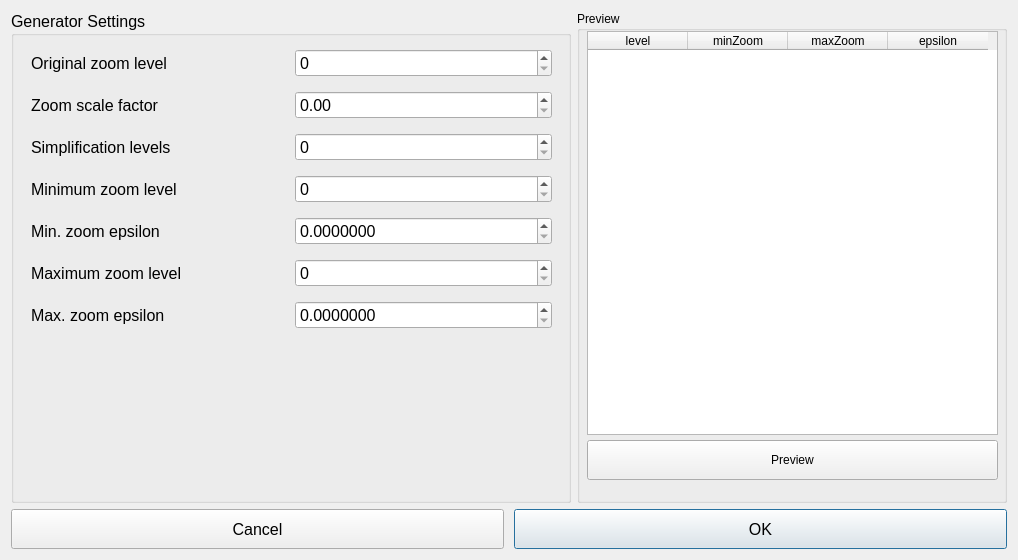
<?xml version="1.0" encoding="UTF-8"?>
<ui version="4.0">
 <class>GeneratorSettingsDialog</class>
 <widget class="QDialog" name="GeneratorSettingsDialog">
  <property name="windowModality">
   <enum>Qt::WindowModal</enum>
  </property>
  <property name="geometry">
   <rect>
    <x>0</x>
    <y>0</y>
    <width>1018</width>
    <height>560</height>
   </rect>
  </property>
  <property name="sizePolicy">
   <sizepolicy hsizetype="Fixed" vsizetype="Fixed">
    <horstretch>0</horstretch>
    <verstretch>0</verstretch>
   </sizepolicy>
  </property>
  <property name="windowTitle">
   <string>Settings</string>
  </property>
  <property name="modal">
   <bool>true</bool>
  </property>
  <layout class="QGridLayout" name="gridLayout_4">
   <item row="0" column="0">
    <layout class="QGridLayout" name="gridLayout_3" rowstretch="3,0">
     <property name="sizeConstraint">
      <enum>QLayout::SetFixedSize</enum>
     </property>
     <property name="spacing">
      <number>-1</number>
     </property>
     <item row="0" column="0">
      <widget class="QGroupBox" name="groupBox_2">
       <property name="sizePolicy">
        <sizepolicy hsizetype="Fixed" vsizetype="Preferred">
         <horstretch>0</horstretch>
         <verstretch>0</verstretch>
        </sizepolicy>
       </property>
       <property name="minimumSize">
        <size>
         <width>560</width>
         <height>0</height>
        </size>
       </property>
       <property name="baseSize">
        <size>
         <width>300</width>
         <height>0</height>
        </size>
       </property>
       <property name="font">
        <font>
         <pointsize>12</pointsize>
        </font>
       </property>
       <property name="title">
        <string>Generator Settings</string>
       </property>
       <widget class="QWidget" name="formLayoutWidget">
        <property name="geometry">
         <rect>
          <x>20</x>
          <y>30</y>
          <width>521</width>
          <height>301</height>
         </rect>
        </property>
        <layout class="QGridLayout" name="gridLayout">
         <item row="4" column="0">
          <widget class="QLabel" name="zoomScaleFactorLabel">
           <property name="font">
            <font>
             <pointsize>12</pointsize>
            </font>
           </property>
           <property name="text">
            <string>Zoom scale factor</string>
           </property>
          </widget>
         </item>
         <item row="6" column="0">
          <widget class="QLabel" name="simplificationLevelsLabel">
           <property name="font">
            <font>
             <pointsize>12</pointsize>
            </font>
           </property>
           <property name="text">
            <string>Simplification levels</string>
           </property>
          </widget>
         </item>
         <item row="8" column="0">
          <widget class="QLabel" name="minimumZoomLevelLabel">
           <property name="font">
            <font>
             <pointsize>12</pointsize>
            </font>
           </property>
           <property name="text">
            <string>Minimum zoom level</string>
           </property>
          </widget>
         </item>
         <item row="10" column="0">
          <widget class="QLabel" name="minZoomEpsilonLabel">
           <property name="font">
            <font>
             <pointsize>12</pointsize>
            </font>
           </property>
           <property name="text">
            <string>Min. zoom epsilon</string>
           </property>
          </widget>
         </item>
         <item row="12" column="0">
          <widget class="QLabel" name="maximumZoomLevelLabel">
           <property name="font">
            <font>
             <pointsize>12</pointsize>
            </font>
           </property>
           <property name="text">
            <string>Maximum zoom level</string>
           </property>
          </widget>
         </item>
         <item row="14" column="0">
          <widget class="QLabel" name="maxZoomEpsilonLabel">
           <property name="font">
            <font>
             <pointsize>12</pointsize>
            </font>
           </property>
           <property name="text">
            <string>Max. zoom epsilon</string>
           </property>
          </widget>
         </item>
         <item row="4" column="1">
          <widget class="QDoubleSpinBox" name="zoomScaleFactorDoubleSpinBox">
           <property name="font">
            <font>
             <pointsize>12</pointsize>
            </font>
           </property>
           <property name="toolTip">
            <string>Scale factor for zoom level when
zooming in/out</string>
           </property>
           <property name="decimals">
            <number>2</number>
           </property>
           <property name="maximum">
            <double>100.000000000000000</double>
           </property>
           <property name="singleStep">
            <double>0.100000000000000</double>
           </property>
          </widget>
         </item>
         <item row="6" column="1">
          <widget class="QSpinBox" name="simplificationLevelsSpinBox">
           <property name="font">
            <font>
             <pointsize>12</pointsize>
            </font>
           </property>
           <property name="toolTip">
            <string>Number of simplification levels
(base level excluded)</string>
           </property>
          </widget>
         </item>
         <item row="8" column="1">
          <widget class="QSpinBox" name="minimumZoomLevelSpinBox">
           <property name="font">
            <font>
             <pointsize>12</pointsize>
            </font>
           </property>
           <property name="toolTip">
            <string>Lower limit for zoom level.  The smallest zoom
level will have 0 as minZoom and this as
maxZoom.</string>
           </property>
           <property name="maximum">
            <number>5000000</number>
           </property>
          </widget>
         </item>
         <item row="10" column="1">
          <widget class="QDoubleSpinBox" name="minZoomEpsilonDoubleSpinBox">
           <property name="font">
            <font>
             <pointsize>12</pointsize>
            </font>
           </property>
           <property name="toolTip">
            <string>Simplification factor for minimum zoom level =
heaviest simplification</string>
           </property>
           <property name="decimals">
            <number>7</number>
           </property>
           <property name="singleStep">
            <double>1.000000000000000</double>
           </property>
          </widget>
         </item>
         <item row="12" column="1">
          <widget class="QSpinBox" name="maximumZoomLevelSpinBox">
           <property name="font">
            <font>
             <pointsize>12</pointsize>
            </font>
           </property>
           <property name="toolTip">
            <string>Upper limit for zoom level. The last level
will have this level as minZoom and
unlimited maxZoom.</string>
           </property>
           <property name="maximum">
            <number>5000000</number>
           </property>
          </widget>
         </item>
         <item row="14" column="1">
          <widget class="QDoubleSpinBox" name="maxZoomEpsilonDoubleSpinBox">
           <property name="font">
            <font>
             <pointsize>12</pointsize>
            </font>
           </property>
           <property name="toolTip">
            <string>Simplification factor for maximum zoom level =
smallest amount of simplification</string>
           </property>
           <property name="decimals">
            <number>7</number>
           </property>
          </widget>
         </item>
         <item row="3" column="0">
          <widget class="QLabel" name="originalZoomLabel">
           <property name="font">
            <font>
             <pointsize>12</pointsize>
            </font>
           </property>
           <property name="text">
            <string>Original zoom level</string>
           </property>
          </widget>
         </item>
         <item row="3" column="1">
          <widget class="QSpinBox" name="originalZoomSpinBox">
           <property name="font">
            <font>
             <pointsize>12</pointsize>
            </font>
           </property>
           <property name="toolTip">
            <string>Starting zoom level</string>
           </property>
           <property name="maximum">
            <number>5000000</number>
           </property>
          </widget>
         </item>
        </layout>
       </widget>
      </widget>
     </item>
     <item row="0" column="1">
      <widget class="QGroupBox" name="groupBox_3">
       <property name="sizePolicy">
        <sizepolicy hsizetype="Expanding" vsizetype="Expanding">
         <horstretch>0</horstretch>
         <verstretch>0</verstretch>
        </sizepolicy>
       </property>
       <property name="autoFillBackground">
        <bool>true</bool>
       </property>
       <property name="title">
        <string>Preview</string>
       </property>
       <widget class="QWidget" name="verticalLayoutWidget">
        <property name="geometry">
         <rect>
          <x>10</x>
          <y>20</y>
          <width>411</width>
          <height>451</height>
         </rect>
        </property>
        <layout class="QVBoxLayout" name="verticalLayout">
         <property name="spacing">
          <number>5</number>
         </property>
         <property name="sizeConstraint">
          <enum>QLayout::SetDefaultConstraint</enum>
         </property>
         <property name="bottomMargin">
          <number>2</number>
         </property>
         <item>
          <widget class="QTableWidget" name="previewTableWidget">
           <property name="sizePolicy">
            <sizepolicy hsizetype="Maximum" vsizetype="Minimum">
             <horstretch>0</horstretch>
             <verstretch>0</verstretch>
            </sizepolicy>
           </property>
           <property name="minimumSize">
            <size>
             <width>0</width>
             <height>400</height>
            </size>
           </property>
           <property name="maximumSize">
            <size>
             <width>50000</width>
             <height>50000</height>
            </size>
           </property>
           <property name="autoFillBackground">
            <bool>true</bool>
           </property>
           <property name="editTriggers">
            <set>QAbstractItemView::NoEditTriggers</set>
           </property>
           <property name="columnCount">
            <number>4</number>
           </property>
           <attribute name="verticalHeaderVisible">
            <bool>false</bool>
           </attribute>
           <column>
            <property name="text">
             <string>level</string>
            </property>
           </column>
           <column>
            <property name="text">
             <string>minZoom</string>
            </property>
           </column>
           <column>
            <property name="text">
             <string>maxZoom</string>
            </property>
           </column>
           <column>
            <property name="text">
             <string>epsilon</string>
            </property>
           </column>
          </widget>
         </item>
         <item>
          <widget class="QPushButton" name="actionPreview">
           <property name="sizePolicy">
            <sizepolicy hsizetype="Preferred" vsizetype="Fixed">
             <horstretch>0</horstretch>
             <verstretch>0</verstretch>
            </sizepolicy>
           </property>
           <property name="minimumSize">
            <size>
             <width>0</width>
             <height>40</height>
            </size>
           </property>
           <property name="baseSize">
            <size>
             <width>30</width>
             <height>0</height>
            </size>
           </property>
           <property name="autoFillBackground">
            <bool>true</bool>
           </property>
           <property name="text">
            <string>Preview</string>
           </property>
          </widget>
         </item>
        </layout>
       </widget>
      </widget>
     </item>
     <item row="1" column="0" colspan="2">
      <layout class="QHBoxLayout" name="horizontalLayout" stretch="0,0">
       <property name="spacing">
        <number>10</number>
       </property>
       <property name="sizeConstraint">
        <enum>QLayout::SetDefaultConstraint</enum>
       </property>
       <item>
        <widget class="QPushButton" name="actionCancel">
         <property name="sizePolicy">
          <sizepolicy hsizetype="Minimum" vsizetype="Fixed">
           <horstretch>0</horstretch>
           <verstretch>0</verstretch>
          </sizepolicy>
         </property>
         <property name="minimumSize">
          <size>
           <width>0</width>
           <height>40</height>
          </size>
         </property>
         <property name="font">
          <font>
           <pointsize>12</pointsize>
          </font>
         </property>
         <property name="text">
          <string>Cancel</string>
         </property>
        </widget>
       </item>
       <item>
        <widget class="QPushButton" name="actionOK">
         <property name="sizePolicy">
          <sizepolicy hsizetype="Minimum" vsizetype="Fixed">
           <horstretch>0</horstretch>
           <verstretch>0</verstretch>
          </sizepolicy>
         </property>
         <property name="minimumSize">
          <size>
           <width>0</width>
           <height>40</height>
          </size>
         </property>
         <property name="font">
          <font>
           <pointsize>12</pointsize>
          </font>
         </property>
         <property name="text">
          <string>OK</string>
         </property>
         <property name="default">
          <bool>true</bool>
         </property>
        </widget>
       </item>
      </layout>
     </item>
    </layout>
   </item>
  </layout>
 </widget>
 <resources/>
 <connections/>
</ui>
